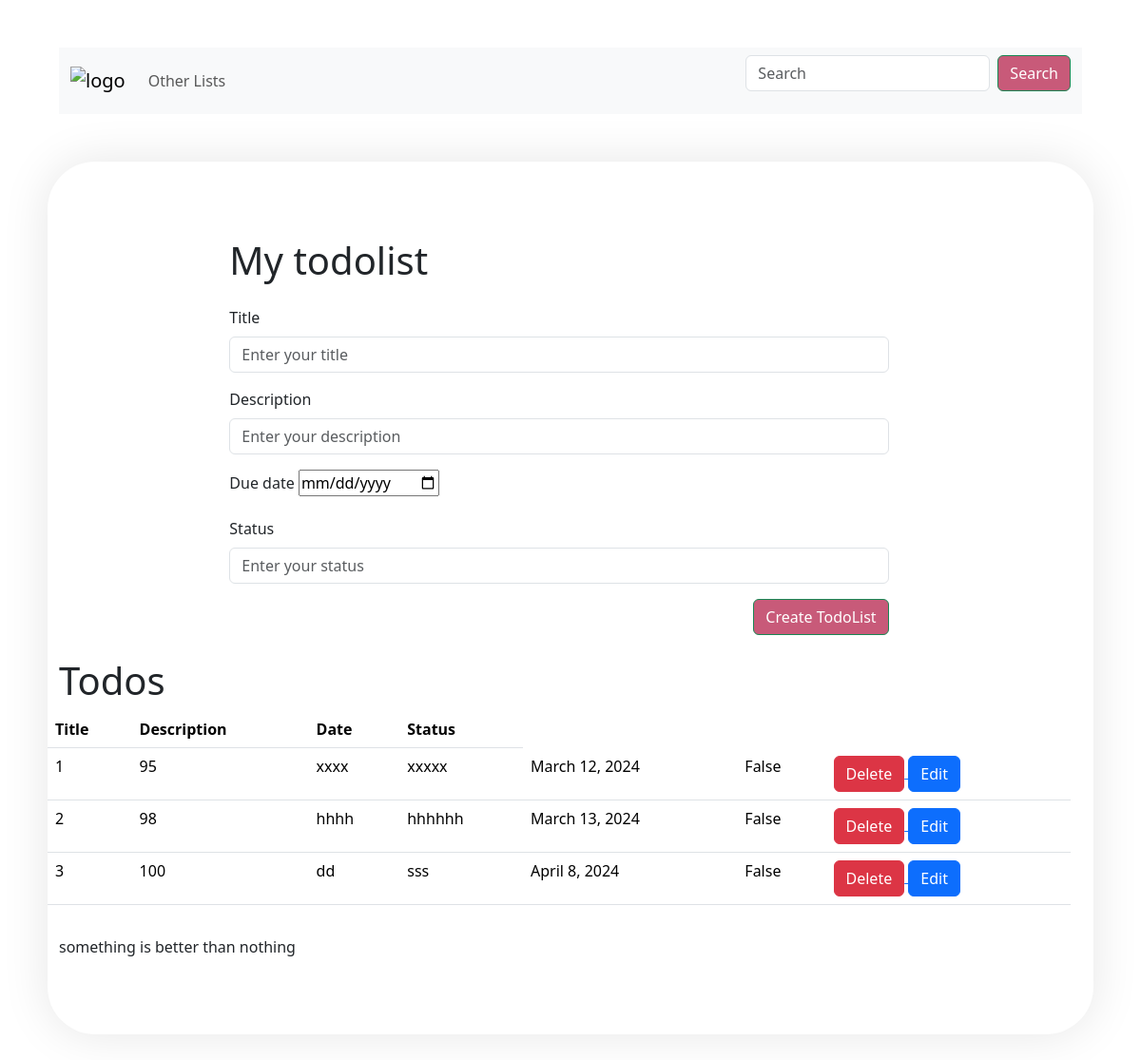
Page /lists on the committed database.
### todos/models.py (models this page shows, shortened)
class List(models.Model):
    title = models.CharField(null=False, max_length=255,default='')
    description = models.CharField(null=False, max_length=3000,default='')
    due_date = models.DateField(null=False, blank=False)
    status = models.BooleanField(null=False, default=False)

### todos/views.py (the view, shortened to what this page needs)
# urls.py: path('', lists_page_view, name='lists'),
def lists_page_view(request):
    if request.method == 'GET':
        form = CreateTodosForm()
        lists = List.objects.all()
        return render(request, 'todos/index.html', {'lists': lists, 'form': form})

### todos/forms.py
class CreateTodosForm(forms.Form):
    title = forms.CharField(min_length=1, max_length=255, required=True,
                            widget=forms.TextInput(attrs={'class':'form-control', 'placeholder': 'Enter your title'
                                                          }))
    description = forms.CharField(min_length=1, max_length=3000, required=True,
                                  widget=forms.TextInput(
                                      attrs={'class': 'form-control', 'placeholder': 'Enter your description'
                                             }))
    due_date = forms.DateField(widget=forms.DateInput(attrs={'type':'date'}))
    status = forms.BooleanField(widget=forms.TextInput(attrs={'class':'form-control', 'placeholder': 'Enter your status'
                                                          }))

### todos/templates/todos/index.html (shortened to what this page needs)
<html><!DOCTYPE html>
<html lang="en">
<head>
    <link rel="stylesheet" href="https://cdnjs.cloudflare.com/ajax/libs/font-awesome/5.15.4/css/all.min.css" />
    {% extends 'base.html' %}
    {% block content %}
          <div class="container-fluid">
              <div class="row">
                  <div class="col-12">
                      {% include 'header.html' %}
                  </div>
              </div>
          </div>
            <div class="container">
                <div class="row">
                <div class="row">
                    <div class="col-8 offset-2">
                        <h1>My todolist</h1>
                         <form action="/lists" method="POST" class="my-4">
                             {% for field in form %}
                                 <div class="mb-3">
                                     <label class="form-label" for="{{ field.auto_id }}">{{ field.label }}</label>
                                          {{ field }}
                 </div>
             {% endfor %}
             <div>
                 <div class="d-flex justify-content-end">
                 <button class="btn btn-success" type="submit">Create TodoList</button>
                 </div>
             </div>
         </form>
                    </div>
                </div>
                <div class="row">
                    <div class="col-12">
                        <h1>Todos</h1>
                    </div>
                      {% if lists|length > 0 %}
                    <table class="table">
  <thead>
    <tr>
      <th scope="col">Title</th>
      <th scope="col">Description</th>
      <th scope="col">Date</th>
      <th scope="col">Status</th>
    </tr>
  </thead>
  <tbody>
            {% for list in lists %}
            <tr>
                <td>{{ forloop.counter }}</td>
                <td>{{ list.id }}</td>
                <td>{{ list.title }}</td>
                <td>{{ list.description }}</td>
                <td>{{ list.due_date }}</td>
                <td>{{ list.status }}</td>
                   <td>
                       <a href="{% url 'delete_list_page' pk=list.id %}">
                           <button class="btn btn-danger">Delete</button>
                       </a>
                       <a href="{% url 'edit_list' pk=list.id %}">
                         <button class="btn btn-primary">Edit</button>
                       </a>
                   </td>
            </tr>
                {% endfor %}
  </tbody>
</table>
                           {% else %}
                              <div class="col-12">
                                   <p>Todos Not Found</p>
                              </div>
                           {% endif %}
                </div>
            </div>
      {% include 'footer.html' %}
    {% endblock %}

### templates/base.html (shortened to what this page needs)
{% load static %}
<html>
    <head>
        <link rel="stylesheet" href="{% static 'css/bootstrap.min.css' %}"/>
    </head>
        <body>
            {% block content %}
            {% endblock %}
        </body>
</html>

### templates/header.html (shortened to what this page needs)
{% load static%}
    <nav class="navbar navbar-expand-lg bg-body-tertiary">
  <div class="container-fluid">
    <a class="navbar-brand" href="lists">
      <img src="{% static 'images/logo.png'%}" alt="logo" style="max-width: 80px"/>
    </a>
    <div class="collapse navbar-collapse" id="navbarTogglerDemo03">
      <ul class="navbar-nav me-auto mb-2 mb-lg-0">
        <li class="nav-item">
          <a class="nav-link" href="lists">Other Lists</a>
        </li>
      </ul>
      <form class="d-flex" role="search">
        <input class="form-control me-2" type="search" placeholder="Search" aria-label="Search">
        <button class="btn btn-outline-success" type="submit">Search</button>
      </form>
    </div>
  </div>
</nav>

### templates/footer.html
<footer>
    something is better than nothing
</footer>

### todos/templates/todos/index.html (style rules this page uses)
body { font-family: Arial, sans-serif; margin: 0; padding: 50; background-color: #FFC0CB; color: #333; }
.container { max-width: 800px; margin: 50px auto; padding: 80px; background-color: #fff; border-radius: 50px; box-shadow: 0 0 50px rgba(0, 0, 0, 0.1); }
button[type="submit"] { background-color: #c85a79; color: #fff; cursor: pointer; }

### rows in the picture
List: id "95", title "xxxx", description "xxxxx", due_date "March 12, 2024", status "False"
List: id "98", title "hhhh", description "hhhhhh", due_date "March 13, 2024", status "False"
List: id "100", title "dd", description "sss", due_date "April 8, 2024", status "False"

### other values in the picture
{{ field.label }} "Title" "Description" "Due date" "Status"
